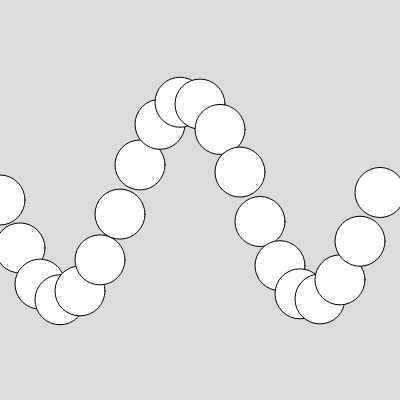
Frame 1 (no input)
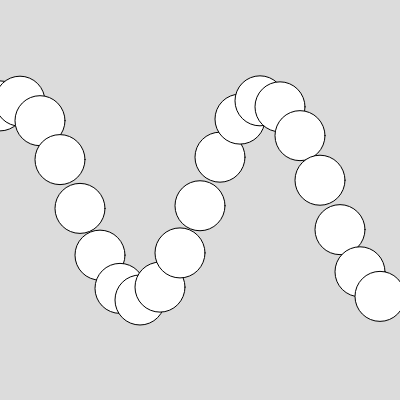
Frame 60 (no input)
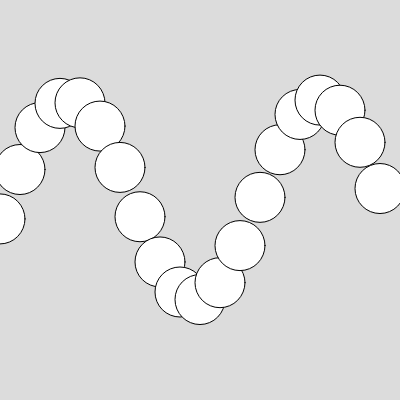
Frame 120 (the mouse pressed at the canvas centre since frame 60)

The p5.js sketch that drew these frames (run headless with seeded random() and noise() and a simulated clock; from frame 60 on, the mouse is pressed at the canvas centre):

// p5.js sketch
// ── sketch.js





// array of circles:
let spacing = 20;
let deltaAngle = 0.5;
let startAngle = 0;
let amplitude = 100;

function setup() {
    createCanvas(400, 400);
  
  
    // frameRate(5);
  
  // for (let x = 0; x < width; x += spacing){
  //     y = amplitude * sin(angle);
  //     angle += deltaAngle;
  //     circle(x, y+height/2, 50);
  //   }



}

function draw() {
  
  background(220);
  
  let angle = startAngle;
  
  for (let x = 0; x < width; x += spacing){
    y = amplitude * sin(angle);
    angle += deltaAngle;
    circle(x, y+height/2, 50);
    }
  
  startAngle += 0.5;

}
